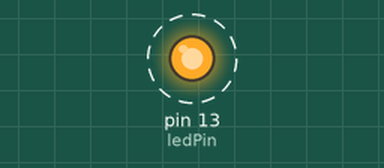
This sketch was run on a simulated Arduino Uno, built with avr-gcc and run on an emulated ATmega328P. Shown: output pins drawn as LEDs (lit = HIGH). Dashed ring = blinking. At 9.0 s the program stops and its outputs stay as they are.

Above: at 0.3 s.
Timing chart, 0 to 3.0 s (numbered marks = the images above):
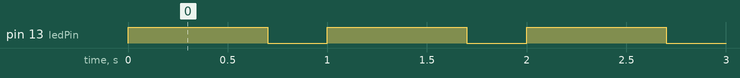

Measured:
- by itself, pin 13 (ledPin): alternates HIGH for 0.70 s and LOW for 0.30 s, 18 changes in all, then stays LOW

The sketch:

R030_Achintya_Kamath_IoT_Lab01.ino
```cpp
const int ledPin = LED_BUILTIN;  // the number of the LED pin

void setup() {
  // set the digital pin as output:
  pinMode(ledPin, OUTPUT);
}

void loop()
{
  int i = 0;

  while (i < 11)
  {
    i++;
    if (i !=10)
    {
      digitalWrite(ledPin, HIGH);
      delay(700);
      digitalWrite(ledPin, LOW);
      delay(300);
    }
    else
    {
      while(1);
      {
        // Infinite Loop :)
      }
    }
  }
}
```
